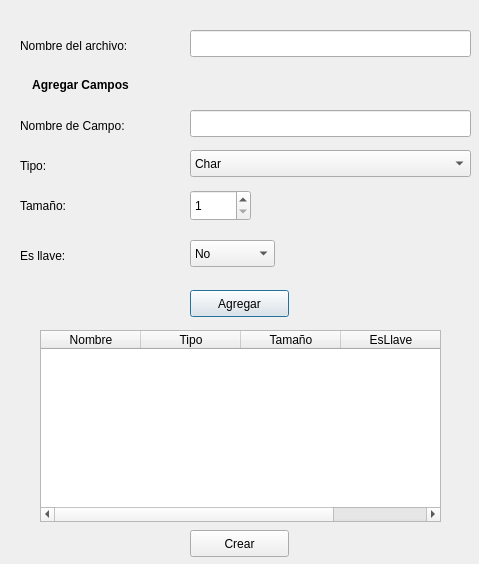
<?xml version="1.0" encoding="UTF-8"?>
<ui version="4.0">
 <class>nuevo</class>
 <widget class="QDialog" name="nuevo">
  <property name="geometry">
   <rect>
    <x>0</x>
    <y>0</y>
    <width>479</width>
    <height>564</height>
   </rect>
  </property>
  <property name="windowTitle">
   <string>Dialog</string>
  </property>
  <widget class="QLabel" name="label">
   <property name="geometry">
    <rect>
     <x>20</x>
     <y>30</y>
     <width>161</width>
     <height>31</height>
    </rect>
   </property>
   <property name="text">
    <string>Nombre del archivo:</string>
   </property>
  </widget>
  <widget class="QLineEdit" name="lnombrearchivo_nuevo">
   <property name="geometry">
    <rect>
     <x>190</x>
     <y>30</y>
     <width>281</width>
     <height>27</height>
    </rect>
   </property>
   <property name="inputMask">
    <string/>
   </property>
   <property name="maxLength">
    <number>26</number>
   </property>
  </widget>
  <widget class="QLabel" name="label_2">
   <property name="geometry">
    <rect>
     <x>0</x>
     <y>70</y>
     <width>161</width>
     <height>31</height>
    </rect>
   </property>
   <property name="text">
    <string>&lt;html&gt;&lt;head/&gt;&lt;body&gt;&lt;p align=&quot;center&quot;&gt;&lt;span style=&quot; font-weight:600;&quot;&gt;Agregar Campos&lt;/span&gt;&lt;/p&gt;&lt;/body&gt;&lt;/html&gt;</string>
   </property>
  </widget>
  <widget class="QLabel" name="label_3">
   <property name="geometry">
    <rect>
     <x>20</x>
     <y>110</y>
     <width>161</width>
     <height>31</height>
    </rect>
   </property>
   <property name="text">
    <string>Nombre de Campo:</string>
   </property>
  </widget>
  <widget class="QLineEdit" name="lnombrecampo_nuevo">
   <property name="geometry">
    <rect>
     <x>190</x>
     <y>110</y>
     <width>281</width>
     <height>27</height>
    </rect>
   </property>
  </widget>
  <widget class="QLabel" name="label_4">
   <property name="geometry">
    <rect>
     <x>20</x>
     <y>150</y>
     <width>161</width>
     <height>31</height>
    </rect>
   </property>
   <property name="text">
    <string>Tipo:</string>
   </property>
  </widget>
  <widget class="QComboBox" name="combotipo_nuevo">
   <property name="geometry">
    <rect>
     <x>190</x>
     <y>150</y>
     <width>281</width>
     <height>27</height>
    </rect>
   </property>
   <item>
    <property name="text">
     <string>Char</string>
    </property>
   </item>
   <item>
    <property name="text">
     <string>Entero</string>
    </property>
   </item>
  </widget>
  <widget class="QLabel" name="label_5">
   <property name="geometry">
    <rect>
     <x>20</x>
     <y>190</y>
     <width>161</width>
     <height>31</height>
    </rect>
   </property>
   <property name="text">
    <string>Tamaño:</string>
   </property>
  </widget>
  <widget class="QSpinBox" name="spintamano_nuevo">
   <property name="geometry">
    <rect>
     <x>190</x>
     <y>190</y>
     <width>61</width>
     <height>31</height>
    </rect>
   </property>
   <property name="minimum">
    <number>1</number>
   </property>
  </widget>
  <widget class="QPushButton" name="bagregar_nuevo">
   <property name="geometry">
    <rect>
     <x>190</x>
     <y>290</y>
     <width>99</width>
     <height>27</height>
    </rect>
   </property>
   <property name="text">
    <string>Agregar</string>
   </property>
  </widget>
  <widget class="QTableWidget" name="tablacampos_nuevo">
   <property name="geometry">
    <rect>
     <x>40</x>
     <y>330</y>
     <width>401</width>
     <height>192</height>
    </rect>
   </property>
   <column>
    <property name="text">
     <string>Nombre</string>
    </property>
   </column>
   <column>
    <property name="text">
     <string>Tipo</string>
    </property>
   </column>
   <column>
    <property name="text">
     <string>Tamaño</string>
    </property>
   </column>
   <column>
    <property name="text">
     <string>EsLlave</string>
    </property>
   </column>
  </widget>
  <widget class="QPushButton" name="bcrear_nuevo">
   <property name="geometry">
    <rect>
     <x>190</x>
     <y>530</y>
     <width>99</width>
     <height>27</height>
    </rect>
   </property>
   <property name="text">
    <string>Crear</string>
   </property>
  </widget>
  <widget class="QLabel" name="label_6">
   <property name="geometry">
    <rect>
     <x>20</x>
     <y>240</y>
     <width>161</width>
     <height>31</height>
    </rect>
   </property>
   <property name="text">
    <string>Es llave:</string>
   </property>
  </widget>
  <widget class="QComboBox" name="combollave_nuevo">
   <property name="geometry">
    <rect>
     <x>190</x>
     <y>240</y>
     <width>85</width>
     <height>27</height>
    </rect>
   </property>
   <item>
    <property name="text">
     <string>No</string>
    </property>
   </item>
   <item>
    <property name="text">
     <string>Si</string>
    </property>
   </item>
  </widget>
 </widget>
 <resources/>
 <connections/>
</ui>
